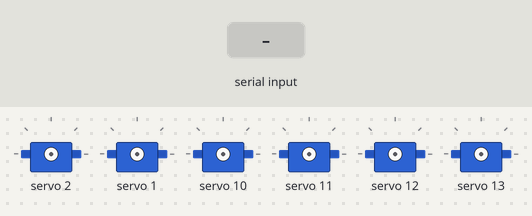
Bench run of a sketch on a simulated Arduino Uno, built with avr-gcc and run on an emulated ATmega328P. On the bench: 6 × servo. The test bench sets the inputs (shaded band).

Above: at 1.5 s.
1.6 s: "z" received over Serial
At 3.5 s:
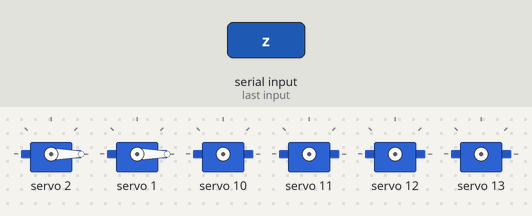
4.1 s: byte 97 ('a') received over Serial
At 5.0 s:
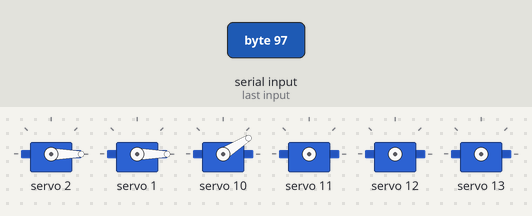
6.1 s: byte 98 ('b') received over Serial
At 7.7 s:
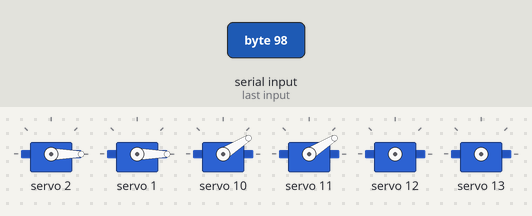
8.1 s: byte 99 ('c') received over Serial
At 9.2 s:
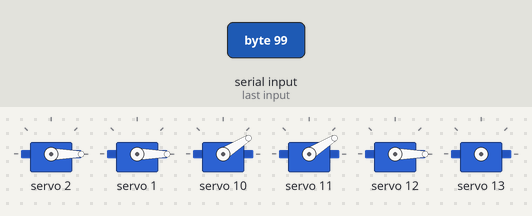
10.1 s: byte 100 ('d') received over Serial
At 11.8 s:
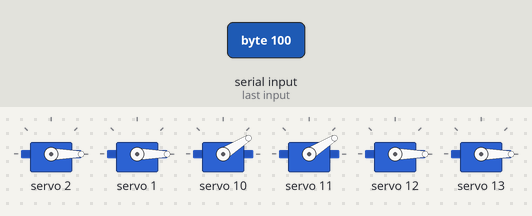
12.1 s: "1" received over Serial
At 12.5 s:
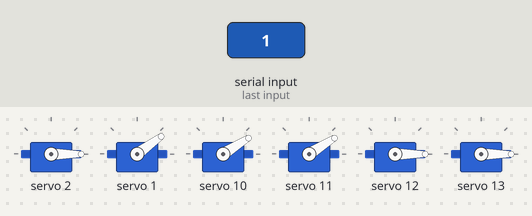
Timing chart, 0 to 15.1 s (numbered marks = the images above; inputs shaded):
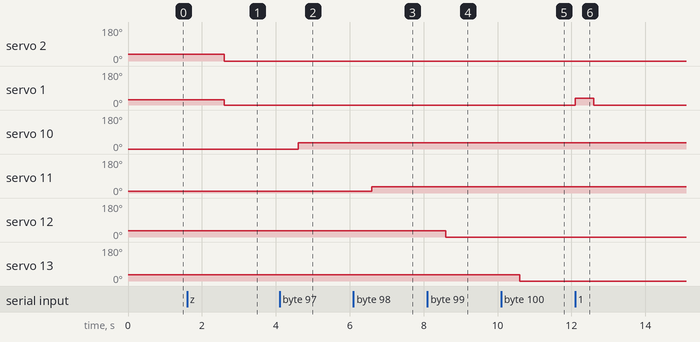

Measured:
- after the input at 1.6 s, servo 2: 36° → 0° after 1.0 s; servo 1: 27° → 0° after 1.0 s
- after the input at 4.1 s, servo 10: 0° → 32° after 0.50 s
- after the input at 6.1 s, servo 11: 10° → 32° after 0.50 s
- after the input at 8.1 s, servo 12: 32° → 0° after 0.50 s
- after the input at 10.1 s, servo 13: 32° → 0° after 0.50 s
- after the input at 12.1 s, servo 1: 0° → 36° at once, → 0° 0.50 s later

The sketch:

Q0470-Sketch.ino
```cpp
/*
     Q0470
     AUTOR:   BrincandoComIdeias
     LINK:    https://www.youtube.com/brincandocomideias ; https://cursodearduino.net/
     COMPRE:  https://www.arducore.com.br/
     SKETCH:  PWM I2C
     DATA:    04/06/2019
*/

// INCLUSÃO DE BIBLIOTECAS
#include <Wire.h>
#include <Adafruit_PWMServoDriver.h>


// INSTANCIANDO OBJETOS
Adafruit_PWMServoDriver pwm = Adafruit_PWMServoDriver();

// DECLARAÇÃO DE FUNÇÕES
void writeServos(int posicao, int tempo);
void beginServos();
char comando;
void setup() {
  Serial.begin(9600);
  beginServos(); // INCIA OS SERVOS
  delay(300);
}

void loop() {
 while(Serial.available()){
comando = Serial.read();
  switch(comando){

    case 'z':
    writeServos(2, 100);
    delay(500);
    writeServos(1, 80);
    delay(500);
    writeServos(1, 10);
    writeServos(2, 10);
    delay(1000);
   /*
    writeServos(11, 0);
    delay(500);
    writeServos(11, 60);
    delay(1000);
    writeServos(11, 0);
    delay(500);
     */
    break;
    case '1':
    writeServos(1, 100);
    delay(500);
    writeServos(1, 0);
    delay(500);
    break;

    case '2':
    writeServos(2, 150);
    delay(2000);
    writeServos(2, 0);
    delay(2000);
    break;

    case '3':
    writeServos(3, 90);
    delay(500);
    writeServos(3, 0);
    delay(500);
    break;

    case '4':
    writeServos(4, 90);
    delay(500);
    writeServos(4, 0);
    delay(500);
    break;

    case '5':
    writeServos(5, 100);
    delay(500);
    writeServos(5, 0);
    delay(500);
    break;

    case '6':
    writeServos(6, 90);
    delay(500);
    writeServos(6, 0);
    delay(500);
    break;

    case '7':
    writeServos(7, 90);
    delay(500);
    writeServos(7, 0);
    delay(500);
    break;

    case '8':
    writeServos(8, 90);
    delay(500);
    writeServos(8, 0);
    delay(500);
    break;

    case '9':
    writeServos(9, 90);
    delay(500);
    writeServos(9, 0);
    delay(500);
    break;

    case 'a':
    writeServos(10, 0);
    delay(500);
    writeServos(10, 90);
    delay(500);
    break;

    case 'b':
    writeServos(11, 45);
    delay(500);
    writeServos(11, 90);
    delay(500);
    break;


    case 'c':
    writeServos(12, 90);
    delay(500);
    writeServos(12, 0);
    delay(500);
    break;


    case 'd':
    writeServos(13, 90);
    delay(500);
    writeServos(13, 0);
    delay(500);
    break;
  }
 }
}
// IMPLEMENTO DE FUNÇÕES
void writeServos(int nServo, int posicao) {
#define SERVOMIN  173  // VALOR PARA UM PULSO MAIOR QUE 1 mS
#define SERVOMAX  540 // VALOR PARA UM PULSO MENOR QUE 2 mS

  int pos = map ( posicao , 0 , 180 , SERVOMIN, SERVOMAX);
  pwm.setPWM(nServo , 0, pos);
}

void beginServos() {

#define Frequencia 100 // VALOR DA FREQUENCIA DO SERVO

  pwm.begin(); // INICIA O OBJETO PWM
  pwm.setPWMFreq(Frequencia); // DEFINE A FREQUENCIA DE TRABALHO DO SERVO
}
```
